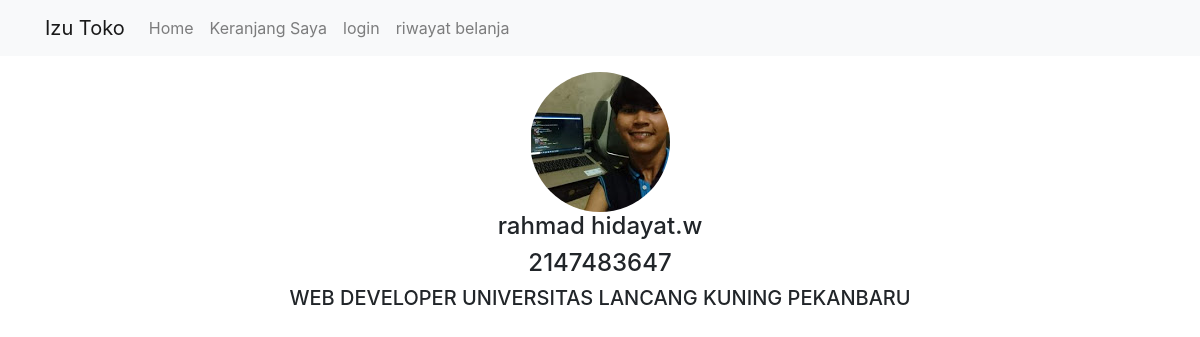
The page /profil.php?id=18 on the database its author committed.
### tables this page shows
CREATE TABLE `akun_pelanggan` (
  `id_pelanggan` int(11) NOT NULL,
  `username` varchar(255) NOT NULL,
  `password` varchar(255) NOT NULL,
  `nama_lengkap` varchar(255) NOT NULL,
  `nomortelepon` int(50) NOT NULL,
  `gambarproduk` varchar(255) NOT NULL
);

### proses.php (called while the page is built, shortened)
<?php
function koneksi()
{
	return mysqli_connect("localhost", "root", "", "dayat_toko");
}
function tampilproduk($query)
{
	$conn = koneksi();
	$result = $conn->query($query);
	$data = [];
	while ($row = $result->fetch_assoc()) {
		$data[] = $row;
	}
	return $data;
}

### profil.php (the view, shortened to what this page needs)
<?php
require "proses.php";
$id_profil = $_GET['id'];
$dapatkanidprofil = tampilproduk("SELECT * FROM akun_pelanggan WHERE id_pelanggan = $id_profil");
?>
<!DOCTYPE html>
<html lang="en">
<head>
    <link rel="stylesheet" href="css/bootstrap.min.css">
</head>
<body>
    <?php require "menu.php"; ?>
    <div class="container text-center mt-3">
        <div class="row">
            <div class="col md-4 justify-content-center">
                <img src="gambar/<?= $dapatkanidprofil[0]['gambarproduk']; ?>" class="rounded-circle" alt="">
            </div>
        </div>
        <div class="row">
            <div class="col md-8">
                <h4><?= $dapatkanidprofil[0]['nama_lengkap']; ?></h4>
                <h4><?= $dapatkanidprofil[0]['nomortelepon']; ?></h4>
                <h5>WEB DEVELOPER UNIVERSITAS LANCANG KUNING PEKANBARU</h5>
            </div>
        </div>
    </div>
</body>
</html>

### rows shown on the page
akun_pelanggan: gambarproduk (picture), nama_lengkap "rahmad hidayat.w", nomortelepon "2147483647"
